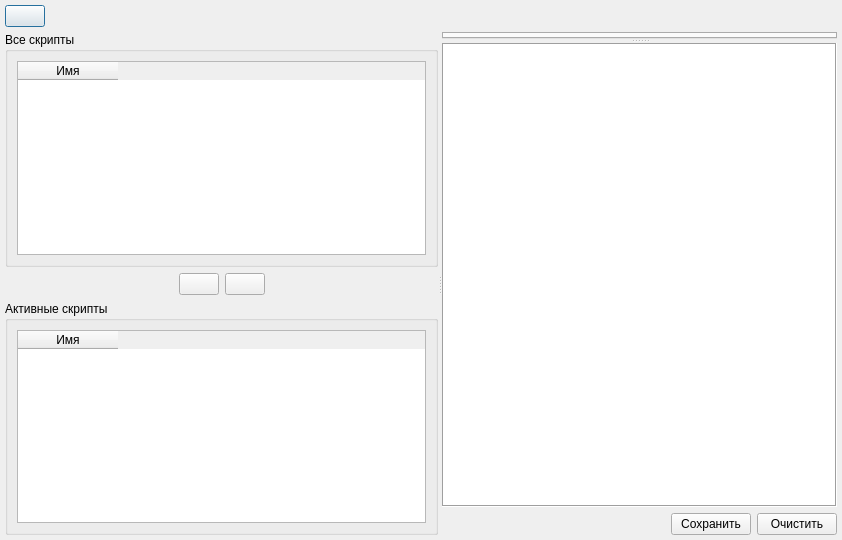
<?xml version="1.0" encoding="UTF-8"?>
<ui version="4.0">
 <class>ScriptPanelClass</class>
 <widget class="QDialog" name="ScriptPanelClass">
  <property name="geometry">
   <rect>
    <x>0</x>
    <y>0</y>
    <width>842</width>
    <height>540</height>
   </rect>
  </property>
  <property name="windowTitle">
   <string>Пользовательские скрипты</string>
  </property>
  <layout class="QVBoxLayout" name="verticalLayout_5">
   <property name="spacing">
    <number>5</number>
   </property>
   <property name="leftMargin">
    <number>5</number>
   </property>
   <property name="topMargin">
    <number>5</number>
   </property>
   <property name="rightMargin">
    <number>5</number>
   </property>
   <property name="bottomMargin">
    <number>5</number>
   </property>
   <item>
    <layout class="QHBoxLayout" name="horizontalLayout_3">
     <item>
      <widget class="QPushButton" name="btnNewScript">
       <property name="toolTip">
        <string>Создать скрипт</string>
       </property>
       <property name="text">
        <string/>
       </property>
       <property name="icon">
        <iconset resource="../resources/svscriptresource.qrc">
         <normaloff>:/SVScript/images/add.png</normaloff>:/SVScript/images/add.png</iconset>
       </property>
       <property name="iconSize">
        <size>
         <width>30</width>
         <height>30</height>
        </size>
       </property>
      </widget>
     </item>
     <item>
      <spacer name="horizontalSpacer_4">
       <property name="orientation">
        <enum>Qt::Horizontal</enum>
       </property>
       <property name="sizeHint" stdset="0">
        <size>
         <width>40</width>
         <height>20</height>
        </size>
       </property>
      </spacer>
     </item>
    </layout>
   </item>
   <item>
    <widget class="QSplitter" name="splitter">
     <property name="orientation">
      <enum>Qt::Horizontal</enum>
     </property>
     <widget class="QWidget" name="layoutWidget">
      <layout class="QVBoxLayout" name="verticalLayout_3">
       <item>
        <widget class="QGroupBox" name="groupBox_2">
         <property name="title">
          <string>Все скрипты</string>
         </property>
         <layout class="QVBoxLayout" name="verticalLayout_2">
          <item>
           <widget class="QTableWidget" name="tblScripts">
            <column>
             <property name="text">
              <string>Имя</string>
             </property>
            </column>
           </widget>
          </item>
         </layout>
        </widget>
       </item>
       <item>
        <layout class="QHBoxLayout" name="horizontalLayout">
         <item>
          <spacer name="horizontalSpacer_2">
           <property name="orientation">
            <enum>Qt::Horizontal</enum>
           </property>
           <property name="sizeHint" stdset="0">
            <size>
             <width>40</width>
             <height>20</height>
            </size>
           </property>
          </spacer>
         </item>
         <item>
          <widget class="QPushButton" name="btnResetActive">
           <property name="text">
            <string/>
           </property>
           <property name="icon">
            <iconset resource="../resources/svscriptresource.qrc">
             <normaloff>:/SVScript/images/arrow-up.png</normaloff>:/SVScript/images/arrow-up.png</iconset>
           </property>
           <property name="iconSize">
            <size>
             <width>30</width>
             <height>30</height>
            </size>
           </property>
          </widget>
         </item>
         <item>
          <widget class="QPushButton" name="btnSetActive">
           <property name="text">
            <string/>
           </property>
           <property name="icon">
            <iconset resource="../resources/svscriptresource.qrc">
             <normaloff>:/SVScript/images/arrow-dn.png</normaloff>:/SVScript/images/arrow-dn.png</iconset>
           </property>
           <property name="iconSize">
            <size>
             <width>30</width>
             <height>30</height>
            </size>
           </property>
          </widget>
         </item>
         <item>
          <spacer name="horizontalSpacer_3">
           <property name="orientation">
            <enum>Qt::Horizontal</enum>
           </property>
           <property name="sizeHint" stdset="0">
            <size>
             <width>40</width>
             <height>20</height>
            </size>
           </property>
          </spacer>
         </item>
        </layout>
       </item>
       <item>
        <widget class="QGroupBox" name="groupBox">
         <property name="title">
          <string>Активные скрипты</string>
         </property>
         <layout class="QVBoxLayout" name="verticalLayout">
          <item>
           <widget class="QTableWidget" name="tblActiveScripts">
            <column>
             <property name="text">
              <string>Имя</string>
             </property>
            </column>
           </widget>
          </item>
         </layout>
        </widget>
       </item>
      </layout>
     </widget>
     <widget class="QWidget" name="layoutWidget">
      <layout class="QVBoxLayout" name="verticalLayout_4">
       <item>
        <widget class="QSplitter" name="splitter_2">
         <property name="orientation">
          <enum>Qt::Vertical</enum>
         </property>
         <widget class="QTabWidget" name="tabWidget">
          <property name="currentIndex">
           <number>-1</number>
          </property>
          <property name="documentMode">
           <bool>false</bool>
          </property>
          <property name="tabsClosable">
           <bool>true</bool>
          </property>
          <property name="movable">
           <bool>false</bool>
          </property>
          <property name="tabBarAutoHide">
           <bool>false</bool>
          </property>
         </widget>
         <widget class="QTextEdit" name="txtStatusMess">
          <property name="frameShape">
           <enum>QFrame::Box</enum>
          </property>
         </widget>
        </widget>
       </item>
       <item>
        <layout class="QHBoxLayout" name="horizontalLayout_2">
         <item>
          <spacer name="horizontalSpacer">
           <property name="orientation">
            <enum>Qt::Horizontal</enum>
           </property>
           <property name="sizeHint" stdset="0">
            <size>
             <width>40</width>
             <height>20</height>
            </size>
           </property>
          </spacer>
         </item>
         <item>
          <widget class="QLabel" name="lbChange">
           <property name="text">
            <string/>
           </property>
          </widget>
         </item>
         <item>
          <widget class="QPushButton" name="btnSave">
           <property name="toolTip">
            <string>CTRL + S</string>
           </property>
           <property name="text">
            <string>Сохранить</string>
           </property>
           <property name="shortcut">
            <string>Ctrl+S</string>
           </property>
          </widget>
         </item>
         <item>
          <widget class="QPushButton" name="btnClear">
           <property name="toolTip">
            <string>CTRL + D</string>
           </property>
           <property name="text">
            <string>Очистить</string>
           </property>
           <property name="shortcut">
            <string>Ctrl+D</string>
           </property>
          </widget>
         </item>
        </layout>
       </item>
      </layout>
     </widget>
    </widget>
   </item>
  </layout>
 </widget>
 <resources>
  <include location="../resources/svscriptresource.qrc"/>
 </resources>
 <connections/>
</ui>
